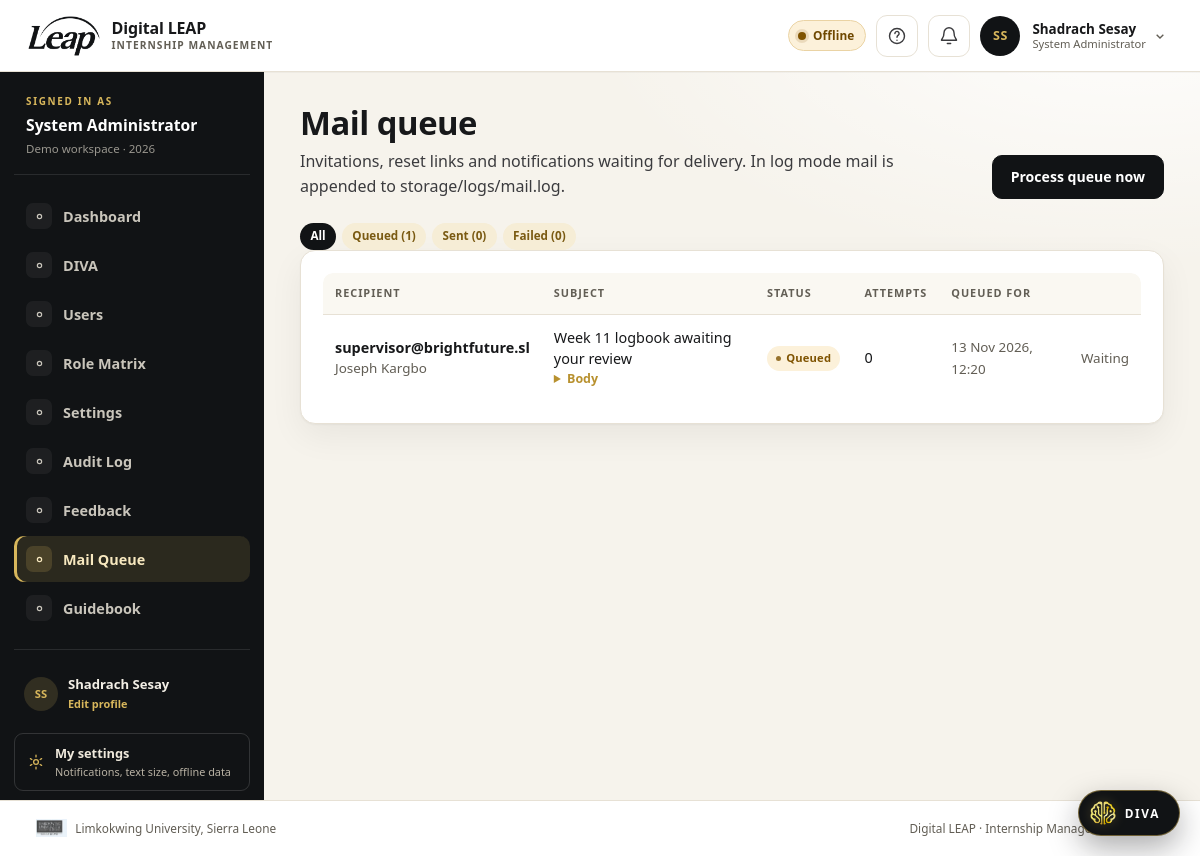
The page /digital-leap/index.php?r=admin/mail (signed in) on the database its author committed.
### tables this page shows
CREATE TABLE users (
  user_id           INT UNSIGNED NOT NULL AUTO_INCREMENT,
  role_id           TINYINT UNSIGNED NOT NULL,
  organisation_id   INT UNSIGNED NULL,
  first_name        VARCHAR(60)  NOT NULL,
  last_name         VARCHAR(60)  NOT NULL,
  email             VARCHAR(120) NOT NULL,
  phone             VARCHAR(25)  NULL,
  password_hash     VARCHAR(255) NULL,
  status            ENUM('invited','active','suspended') NOT NULL DEFAULT 'invited',
  must_change_password TINYINT(1) NOT NULL DEFAULT 0,
  failed_attempts   TINYINT UNSIGNED NOT NULL DEFAULT 0,
  locked_until      DATETIME NULL,
  last_login_at     DATETIME NULL,
  created_at        DATETIME NOT NULL DEFAULT CURRENT_TIMESTAMP,
  updated_at        DATETIME NOT NULL DEFAULT CURRENT_TIMESTAMP ON UPDATE CURRENT_TIMESTAMP,
  PRIMARY KEY (user_id),
  UNIQUE KEY uq_users_email (email),
  KEY idx_users_role (role_id, status),
  KEY idx_users_org (organisation_id),
  CONSTRAINT fk_users_role FOREIGN KEY (role_id) REFERENCES roles (role_id),
  CONSTRAINT fk_users_org FOREIGN KEY (organisation_id) REFERENCES organisation (org_id) ON DELETE SET NULL
);

CREATE TABLE roles (
  role_id     TINYINT UNSIGNED NOT NULL AUTO_INCREMENT,
  role_key    VARCHAR(30)  NOT NULL,
  role_name   VARCHAR(60)  NOT NULL,
  description VARCHAR(255) NULL,
  created_at  DATETIME NOT NULL DEFAULT CURRENT_TIMESTAMP,
  PRIMARY KEY (role_id),
  UNIQUE KEY uq_roles_key (role_key)
);

CREATE TABLE email_queue (
  queue_id        BIGINT UNSIGNED NOT NULL AUTO_INCREMENT,
  user_id         INT UNSIGNED NULL,
  notification_id BIGINT UNSIGNED NULL,
  to_email        VARCHAR(120) NOT NULL,
  subject         VARCHAR(180) NOT NULL,
  body            TEXT NOT NULL,
  status          ENUM('queued','sent','failed') NOT NULL DEFAULT 'queued',
  attempts        TINYINT UNSIGNED NOT NULL DEFAULT 0,
  last_error      VARCHAR(255) NULL,
  scheduled_at    DATETIME NOT NULL DEFAULT CURRENT_TIMESTAMP,
  sent_at         DATETIME NULL,
  created_at      DATETIME NOT NULL DEFAULT CURRENT_TIMESTAMP,
  PRIMARY KEY (queue_id),
  KEY idx_queue_status (status, scheduled_at),
  KEY idx_queue_user (user_id),
  KEY idx_queue_notification (notification_id),
  CONSTRAINT fk_queue_user FOREIGN KEY (user_id) REFERENCES users (user_id) ON DELETE SET NULL,
  CONSTRAINT fk_queue_notification FOREIGN KEY (notification_id) REFERENCES notification (notification_id) ON DELETE SET NULL
);

### digital-leap/app/Views/admin/mail.php (the view, shortened to what the rows shown need)
<div class="page-head">
    <div>
        <h1>Mail queue</h1>
        <p>Invitations, reset links and notifications waiting for delivery. In log mode mail is appended to storage/logs/mail.log.</p>
    </div>
    <div class="page-actions">
        <form method="post" action="<?= e(url('admin/mail/process')) ?>" class="inline-form">
            <button class="btn" type="submit">Process queue now</button>
        </form>
    </div>
</div>
<div class="chip-row">
    <a class="chip<?= $status === '' ? ' chip-active' : '' ?>" href="<?= e(url('admin/mail')) ?>">All</a>
    <a class="chip<?= $status === 'queued' ? ' chip-active' : '' ?>" href="<?= e(url('admin/mail', ['status' => 'queued'])) ?>">Queued (<?= (int) $counts['queued'] ?>)</a>
    <a class="chip<?= $status === 'sent' ? ' chip-active' : '' ?>" href="<?= e(url('admin/mail', ['status' => 'sent'])) ?>">Sent (<?= (int) $counts['sent'] ?>)</a>
    <a class="chip<?= $status === 'failed' ? ' chip-active' : '' ?>" href="<?= e(url('admin/mail', ['status' => 'failed'])) ?>">Failed (<?= (int) $counts['failed'] ?>)</a>
</div>
<div class="card">
    <div class="table-wrap">
        <table class="table table--stack">
            <thead><tr><th>Recipient</th><th>Subject</th><th>Status</th><th>Attempts</th><th>Queued for</th><th></th></tr></thead>
            <tbody>
            <?php foreach ($mails as $mail): ?>
                <tr>
                    <td data-label="Recipient">
                        <strong><?= e($mail['to_email']) ?></strong>
                        <?php if ($mail['first_name'] !== null): ?><div class="small muted"><?= e($mail['first_name'] . ' ' . $mail['last_name']) ?></div><?php endif; ?>
                    </td>
                    <td data-label="Subject">
                        <?= e($mail['subject']) ?>
                        <details class="mail-detail">
                            <summary>Body</summary>
                        </details>
                    </td>
                    <td data-label="Status"><?= status_badge($mail['status']) ?></td>
                    <td data-label="Attempts"><?= (int) $mail['attempts'] ?></td>
                    <td data-label="Queued for"><span class="small muted"><?= e(fmt_dt($mail['scheduled_at'])) ?></span></td>
                    <td class="right">
                        <?php if ($mail['status'] !== 'queued'): ?>
                            <form class="inline-form" method="post" action="<?= e(url('admin/mail/resend')) ?>">
                                <?= csrf_field() ?>
                                <input type="hidden" name="queue_id" value="<?= (int) $mail['queue_id'] ?>">
                                <button class="btn btn-sm btn-outline" type="submit">Requeue</button>
                            </form>
                        <?php else: ?>
                            <span class="small muted">Waiting</span>
                        <?php endif; ?>
                    </td>
                </tr>
            <?php endforeach; ?>
            </tbody>
        </table>
    </div>
</div>

### digital-leap/app/helpers.php (shortened to what the rows shown need)
<?php
function e($value): string
{
    return htmlspecialchars((string) ($value ?? ''), ENT_QUOTES, 'UTF-8');
}
function url(string $route = '', array $params = []): string
{
    $base = $GLOBALS['base'] ?? '';
    $query = ['r' => $route] + $params;
    return $base . '/index.php?' . http_build_query($query);
}
function asset(string $path): string
{
    $path = ltrim($path, '/');
    $file = BASE_PATH . '/public/assets/' . $path;
    $version = is_file($file) ? '?v=' . filemtime($file) : '';
    return ($GLOBALS['base'] ?? '') . '/public/assets/' . $path . $version;
}
function qget(string $key, $default = null)
{
    return $_GET[$key] ?? $default;
}
function fmt_dt(?string $value): string
{
    $ts = strtotime($value);
    return $ts ? date('d M Y, H:i', $ts) : '—';
}
function status_badge(?string $status): string
{
    $key = strtolower((string) $status);
    $map = [
        'draft' => 'muted', 'proposed' => 'warn', 'pending' => 'warn', 'invited' => 'warn',
        'submitted' => 'info', 'shortlisted' => 'info', 'scheduled' => 'info',
        'approved' => 'ok', 'active' => 'ok', 'completed' => 'ok', 'signed' => 'ok',
        'published' => 'ok', 'assessed' => 'ok', 'mentor_reviewed' => 'ok', 'allocated' => 'ok',
        'returned' => 'bad', 'rejected' => 'bad', 'failed' => 'bad', 'missed' => 'bad',
        'terminated' => 'bad', 'suspended' => 'bad', 'withdrawn' => 'muted',
        'moderated' => 'info', 'queued' => 'warn', 'sent' => 'ok', 'cancelled' => 'muted',
        'expired' => 'bad', 'none' => 'muted', 'inactive' => 'muted',
    ];
    $tone = $map[$key] ?? 'muted';
    return '<span class="badge badge-' . $tone . '">' . e(ucwords(str_replace('_', ' ', $key))) . '</span>';
}
function initials(string $first, string $last): string
{
    return strtoupper(substr($first, 0, 1) . substr($last, 0, 1));
}
function avatar_file(int $userId): ?string
{
    $dir = STORAGE_PATH . '/uploads/avatars';
    foreach (['jpg', 'jpeg', 'png', 'webp'] as $ext) {
        $path = $dir . '/' . $userId . '.' . $ext;
    }
    return null;
}
function avatar_url(?array $user = null): ?string
{
    $id = (int) ($user['user_id'] ?? \Leap\Core\Auth::id());
    $file = avatar_file($id);
    if ($file === null) {
        return null;
    }
    return url('avatar', ['u' => $id, 'v' => filemtime($file) . '-' . filesize($file)]);
}
function avatar_html(array $user, string $class = 'chat-avatar'): string
{
    $id = (int) ($user['user_id'] ?? 0);
    $first = (string) ($user['first_name'] ?? '');
    $last = (string) ($user['last_name'] ?? '');
    $file = $id > 0 && \Leap\Controllers\ProfileController::canViewAvatar($id) ? avatar_file($id) : null;
    return '<span class="' . e($class) . '" aria-hidden="true">' . e(initials($first, $last)) . '</span>';
}

### digital-leap/app/Views/layout.php (shortened to what the rows shown need)
<?php
$user = Auth::user();
$route = (string) ($_GET['r'] ?? '');
$unread = 0;
if ($user !== null) {
    $unread = (int) Database::val('SELECT COUNT(*) FROM notification WHERE user_id = ? AND is_read = 0', [(int) $user['user_id']]);
}
$prefUid = $user === null ? 0 : (int) $user['user_id'];
$textSize = Preference::textSize($prefUid);
$calmMotion = Preference::reduceMotion($prefUid);
$nav = $user === null ? [] : nav_items();
$avatarUrl = $user === null ? null : avatar_url($user);
$authRoutes = ['login', 'register', 'forgot', 'reset', 'token/supervisor'];
$isAuthPage = $user === null && in_array($route, $authRoutes, true);
?>
<!doctype html>
<html lang="en" data-text-size="<?= e($textSize) ?>"<?= $calmMotion ? ' data-reduce-motion="on"' : '' ?>>
<head>
<link rel="stylesheet" href="<?= e(asset('css/app.css')) ?>">
</head>
<body class="<?= $user !== null ? 'app-shell' : ($isAuthPage ? 'auth-shell' : 'landing-shell') ?>" data-role="<?= e($user !== null ? (string) Auth::role() : 'guest') ?>" data-page="<?= e($route) ?>">
<?php if ($user !== null): ?>
<header class="topbar">
    <div class="topbar-left">
        <a class="brand" href="<?= e(url('dashboard')) ?>" data-tour="brand">
            <img class="brand-logo" src="<?= e(asset('img/leap-wordmark-ink.png')) ?>" alt="LEAP — Limkokwing Entrepreneurship Acceleration Platform, Sierra Leone">
            <span class="brand-text">Digital LEAP<small>Internship Management</small></span>
        </a>
    </div>
    <div class="topbar-right">
        <p class="net-pill" data-net-status data-state="online" role="status" aria-live="polite">
            <span class="net-dot" aria-hidden="true"></span><span class="net-text">Online</span>
        </p>
        <button class="icon-btn tour-trigger" type="button" data-tour-start aria-label="Take a guided tour" title="Take a guided tour">
            <svg viewBox="0 0 24 24" aria-hidden="true"><circle cx="12" cy="12" r="9"/><path d="M9.5 9a2.5 2.5 0 1 1 4 2c-.9.7-1.5 1.2-1.5 2.5"/><path d="M12 17h.01"/></svg>
        </button>
        <div class="menu-wrap">
            <button class="icon-btn bell-btn" type="button" data-notif-toggle aria-expanded="false" aria-controls="notif-panel" aria-label="Notifications<?= $unread > 0 ? ', ' . $unread . ' unread' : '' ?>" data-tour="notifications">
                <svg viewBox="0 0 24 24" aria-hidden="true"><path d="M18 8a6 6 0 0 0-12 0c0 7-3 7-3 9h18c0-2-3-2-3-9"/><path d="M10 21h4"/></svg>
            </button>
        </div>
        <div class="menu-wrap user-chip" data-tour="profile">
            <a class="avatar-link" href="<?= e(url('profile')) ?>" aria-label="Open my profile to edit details and profile photo">
                <?php if ($avatarUrl !== null): ?>
                    <img class="avatar avatar-img" src="<?= e($avatarUrl) ?>" alt="">
                <?php else: ?>
                    <span class="avatar" aria-hidden="true"><?= e(initials((string) $user['first_name'], (string) $user['last_name'])) ?></span>
                <?php endif; ?>
            </a>
            <button class="user-menu-toggle" type="button" data-user-toggle aria-expanded="false" aria-controls="user-menu">
                <span class="user-meta">
                    <strong><?= e($user['first_name'] . ' ' . $user['last_name']) ?></strong>
                    <small><?= e($user['role_name']) ?></small>
                </span>
                <svg class="menu-caret" viewBox="0 0 24 24" aria-hidden="true"><path d="m7 10 5 5 5-5"/></svg>
            </button>
        </div>
    </div>
</header>
<div class="shell">
    <aside class="sidebar" id="sidebar">
        <div class="sidebar-role">
            <span class="sidebar-role-label">Signed in as</span>
            <strong><?= e($user['role_name']) ?></strong>
            <span class="sidebar-role-sub">Demo workspace · <?= e(date('Y')) ?></span>
        </div>
        <nav aria-label="Main navigation" data-tour="nav">
            <?php foreach ($nav as [$href, $label]): ?>
                <?php $isActive = $route === $href || str_starts_with($route, $href . '/'); ?>
                <a href="<?= e(url($href)) ?>" class="<?= $isActive ? 'active' : '' ?>"<?= $isActive ? ' aria-current="page"' : '' ?>>
                    <span class="nav-ico" aria-hidden="true"><svg viewBox="0 0 24 24"><?= $navIcons[$href] ?? '<circle cx="12" cy="12" r="3"/>' ?></svg></span>
                    <span><?= e($label) ?></span>
                </a>
            <?php endforeach; ?>
        </nav>
        <div class="sidebar-foot">
            <a class="sidebar-profile" href="<?= e(url('profile')) ?>">
                <?= avatar_html(['user_id' => (int) ($user['user_id'] ?? 0), 'first_name' => (string) $user['first_name'], 'last_name' => (string) $user['last_name']], 'sidebar-avatar') ?>
                <span><?= e($user['first_name'] . ' ' . $user['last_name']) ?><small>Edit profile</small></span>
            </a>
            <a class="sidebar-settings" href="<?= e(url('settings')) ?>">
                <svg viewBox="0 0 24 24" aria-hidden="true"><circle cx="12" cy="12" r="3.2"/><path d="M12 2.8v2.4M12 18.8v2.4M4.5 7.5l2 1.2M17.5 15.3l2 1.2M4.5 16.5l2-1.2M17.5 8.7l2-1.2"/></svg>
                <span>My settings<small>Notifications, text size, offline data</small></span>
            </a>
        </div>
    </aside>
    <main id="main" class="main">
        <?= $content ?>
    </main>
</div>
<?php endif; ?>
</body>
</html>

### rows shown on the page
users: first_name+last_name "SS", first_name+last_name "Shadrach Sesay", role.role_name "System Administrator", initials($first, $last) "SS"
email_queue: queue_id "1", attempts "0", to_email "supervisor@brightfuture.sl", user.last_name "Joseph Kargbo", subject "Week 11 logbook awaiting your review", status "Queued", scheduled_at "13 Nov 2026, 12:20", shows "Waiting"

### other values the page prints
$label "Dashboard"
$label "DIVA"
$label "Users"
$label "Role Matrix"
$label "Settings"
$label "Audit Log"
$label "Feedback"
$label "Mail Queue"
$label "Guidebook"
